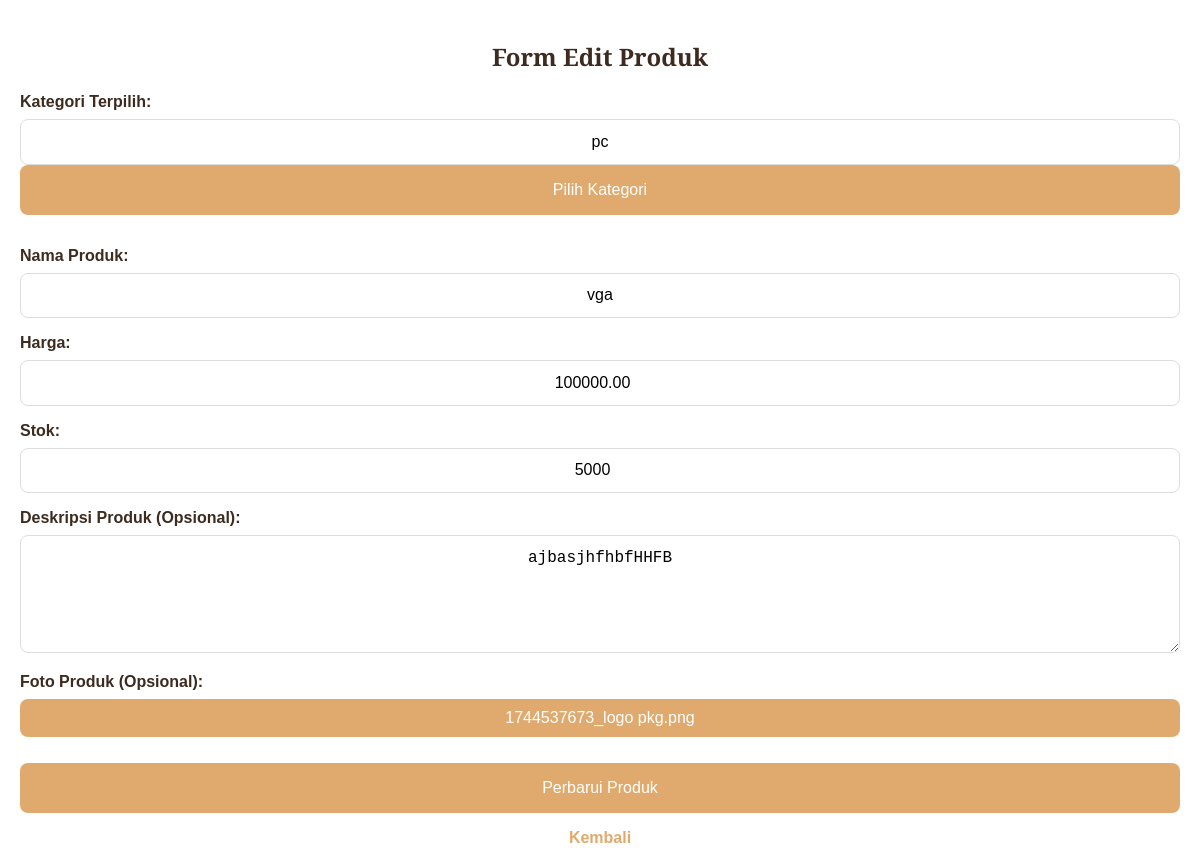
Page /admin/produk/edit_produk.php?id=72 on the earlier database version.
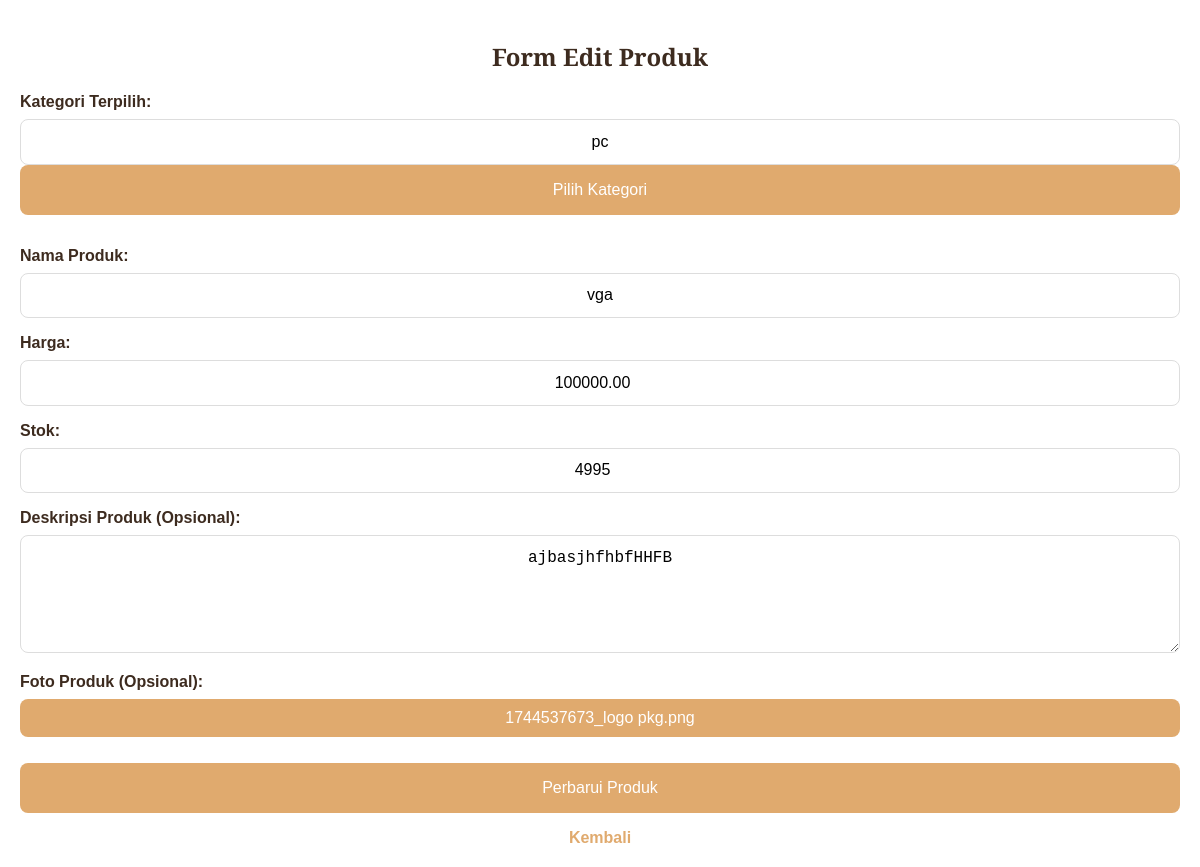
Same page on the later database version.
### tables this page shows
CREATE TABLE `produk` (
  `ProdukID` int(10) NOT NULL,
  `NamaProduk` varchar(255) DEFAULT NULL,
  `Harga` decimal(12,2) DEFAULT NULL,
  `Stok` int(255) DEFAULT NULL,
  `kategori_id` int(11) DEFAULT NULL,
  `deskripsi` text DEFAULT NULL,
  `gambar` varchar(255) DEFAULT NULL
);

### admin/produk/edit_produk.php (the view, shortened to what this page needs)
<?php
$host     = "localhost";
$username = "root";
$password = "";
$dbname   = "kasir_reddra";
$mysqli = new mysqli($host, $username, $password, $dbname);
$categoryList = [];
$query = "SELECT kategori_id, nama_kategori FROM kategori ORDER BY nama_kategori ASC";
$resultOption = $mysqli->query($query);
while ($row = $resultOption->fetch_assoc()) {
    $categoryList[] = $row;
}
$produkId = (int)$_GET['id'];
$stmt = $mysqli->prepare("SELECT ProdukID, NamaProduk, Harga, Stok, kategori_id, deskripsi, gambar FROM produk WHERE ProdukID = ?");
$stmt->bind_param("i", $produkId);
$stmt->execute();
$result = $stmt->get_result();
$produk = $result->fetch_assoc();
?>
<!DOCTYPE html>
<html lang="id">
<head>
</head>
<body>
    <div class="content-card">
        <div class="card-header">
            <h2>Form Edit Produk</h2>
        </div>
        <form action="" method="post" enctype="multipart/form-data">
            <div class="form-group">
                <label class="form-label" for="selectedCategory">Kategori Terpilih:</label>
                <?php
                $namaKategori = "";
                foreach ($categoryList as $cat) {
                    if ($cat['kategori_id'] == $produk['kategori_id']) {
                        $namaKategori = $cat['nama_kategori'];
                        break;
                    }
                }
                ?>
                <input type="text" id="selectedCategory" class="form-control"
                    value="<?= htmlspecialchars($namaKategori); ?>" readonly>
                <button type="button" id="openCategoryModal" class="btn-category">Pilih Kategori</button>
            </div>
            <div class="form-group">
                <label class="form-label" for="namaProduk">Nama Produk:</label>
                <input type="text" name="namaProduk" id="namaProduk" class="form-control"
                    value="<?= htmlspecialchars($produk['NamaProduk']); ?>" required>
            </div>
            <div class="form-group">
                <label class="form-label" for="harga">Harga:</label>
                <input type="number" name="harga" id="harga" class="form-control"
                    value="<?= htmlspecialchars($produk['Harga']); ?>" required>
            </div>
            <div class="form-group">
                <label class="form-label" for="stok">Stok:</label>
                <input type="number" name="stok" id="stok" class="form-control"
                    value="<?= htmlspecialchars($produk['Stok']); ?>" required>
            </div>
            <div class="form-group">
                <label class="form-label" for="deskripsi">Deskripsi Produk (Opsional):</label>
                <textarea name="deskripsi" id="deskripsi" class="form-control"
                    rows="5"><?= htmlspecialchars($produk['deskripsi']); ?></textarea>
            </div>
            <div class="form-group">
                <label class="form-label" for="foto">Foto Produk (Opsional):</label>
                <div class="custom-file">
                    <label for="foto" class="custom-file-label">
                        <?php
                        echo ($produk['gambar'] != "") ? basename($produk['gambar']) : "Pilih Foto";
                        ?>
                    </label>
                </div>
            </div>
            <button type="submit" class="btn-primary" name="submit">Perbarui Produk</button>
        </form>
        <a href="produk.php" class="back-link">Kembali</a>
    </div>
</body>
</html>

Differences in the rows shown:
changed produk "1744537673_logo pkg.png": stok "5000" → "4995"
